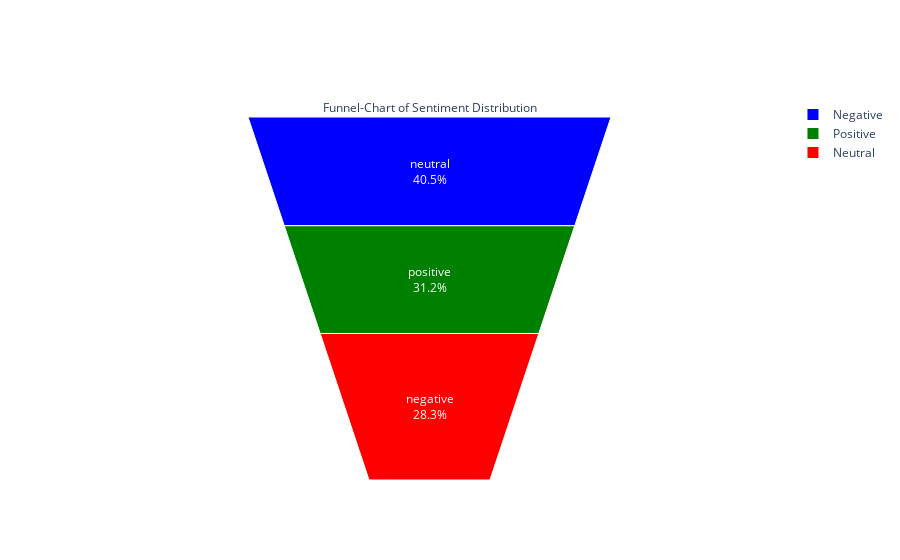

Notebook cell for this chart:
### Markdown cell above
Let's draw a Funnel-Chart for better visualization

### Code cell
fig = go.Figure(
    go.Funnelarea(
        labels=["Negative", "Positive", "Neutral"],
        text=temp.sentiment,
        values=temp.text,
        marker={"colors": ["blue", "green", "red"]},
        title={
            "position": "top center",
            "text": "Funnel-Chart of Sentiment Distribution",
        },
    )
)
fig.show()

### Figure 1 — Plotly figure (JSON) as saved in the notebook; plotly's stock layout.template omitted (floating-point values rounded to 4 significant figures)
{"data": [{"labels": ["Negative", "Positive", "Neutral"], "marker": {"colors": ["blue", "green", "red"]}, "text": ["neutral", "positive", "negative"], "title": {"position": "top center", "text": "Funnel-Chart of Sentiment Distribution"}, "type": "funnelarea", "values": [11117, 8582, 7781]}], "layout": {}}
